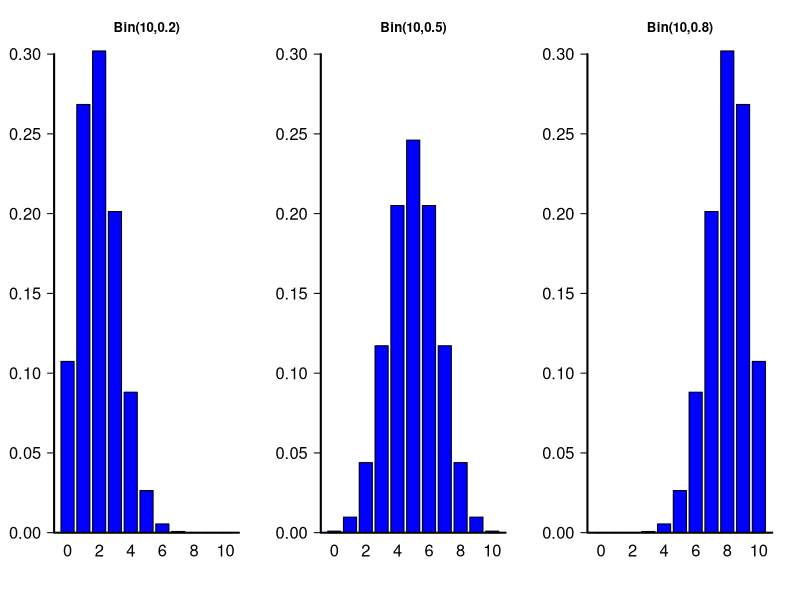
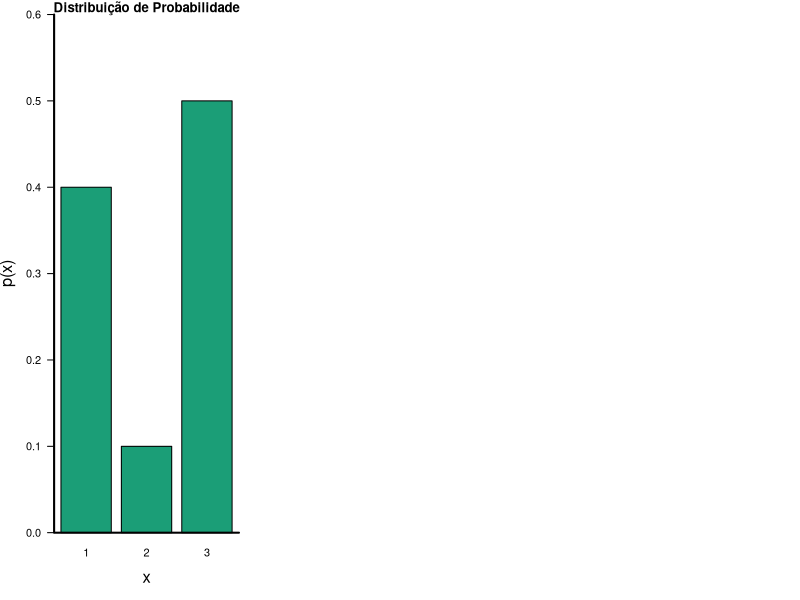
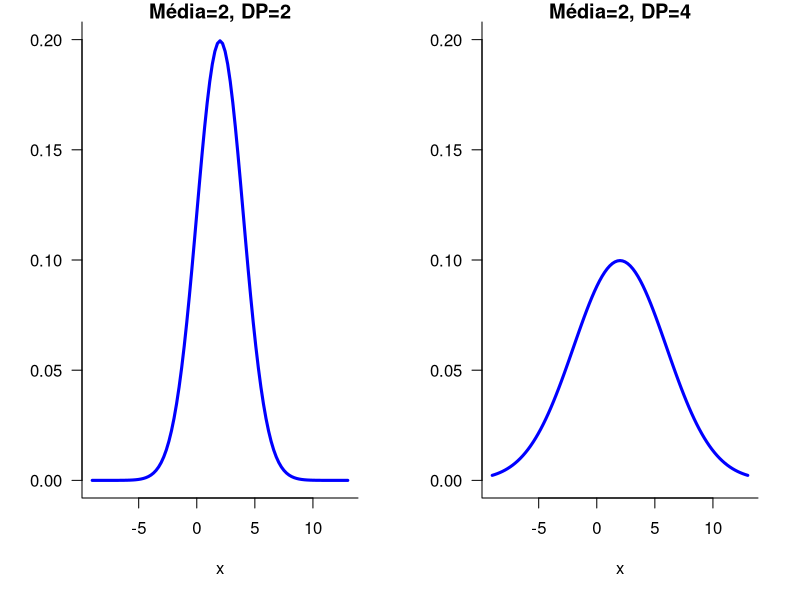
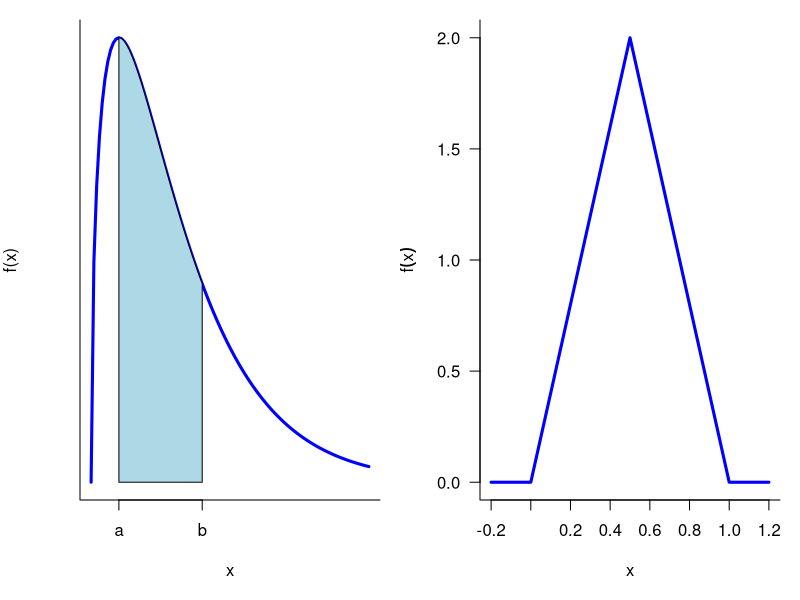
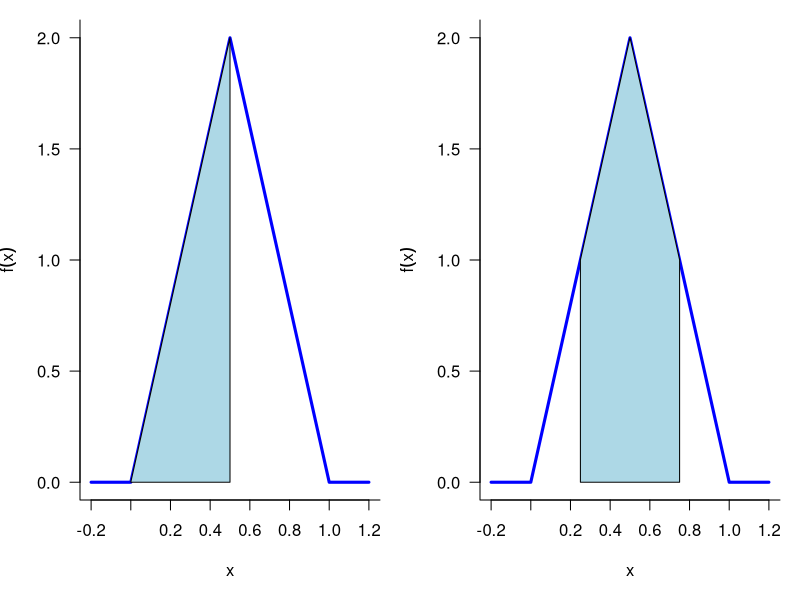
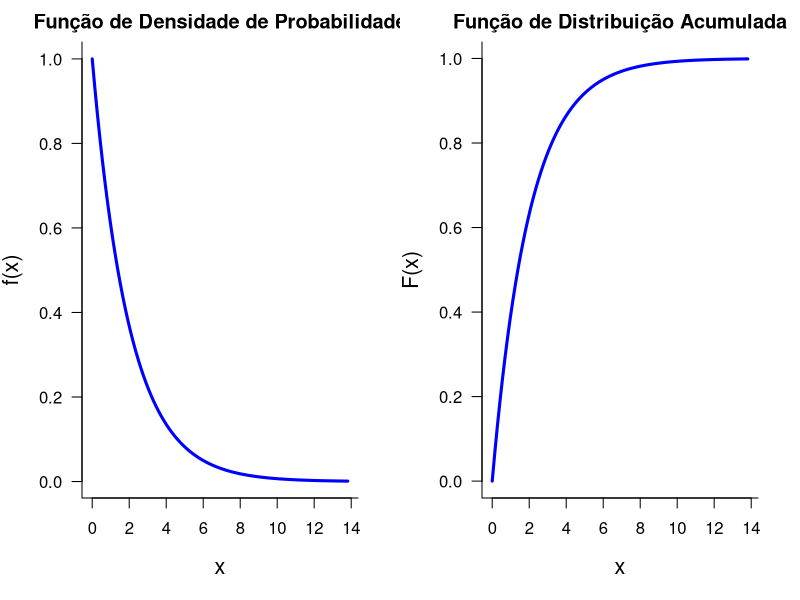

Here is the R script that generated these plots, in order:
## ---- chunk 1
binomial <- function(n, ...){
  ps <- c(.2, .5, .8)
  x <- 0:n
  par(mfrow=c(1, 3))
  for(i in 1:3){
    px <- dbinom(x, size=n, prob=ps[i])
    barplot(px, names.arg=0:n, col="blue", main=paste("Bin(", n, ",",  ps[i], ")", sep=""), 
            cex.lab=2, cex.axis=1.5, cex.names=1.5, las=1, ...)
    box(bty="l", lwd=2)
  }
}
binomial(10, ylim=c(0, .3))
## binomial(10)
## binomial(30)
## ---- chunk 2
library(RColorBrewer)
mycol <- brewer.pal(8,"Dark2")

p <- c(.4,.1,.5)
par(mar=c(5, 4, 1, 2) + .1)
barplot(p, names.arg=1:3, col=mycol[1], ylim=c(0, .6), ylab="p(x)", xlab="x",
        main="Distribuição de Probabilidade", cex.lab=1.5, cex.axis=1,
        cex.names=1, las=1)
box(bty="l", lwd=2)
## ---- chunk 3
# http://rgraphgallery.blogspot.com.br/2013/04/shaded-normal-curve.html
par(mfrow = c(1, 2))
 curve(dnorm(x, mean=2, sd=2), xlim=c(-9, 13), ylim=c(0,.2), 
       main="Média=2, DP=2", ylab=" ", lwd=3, col="blue", las=1, bty="l")
 
 curve(dnorm(x, mean=2, sd=4), xlim=c(-9, 13), ylim=c(0, .2), 
       main="Média=2, DP=4", ylab=" ", lwd=3, col="blue", las=1, bty="l")
## ---- chunk 4
a=1
b=4
codx <- c(a,seq(a, b, 0.01), b)
cody <- c(0, dchisq(seq(a, b, 0.01), df=3), 0)
par(mar = c(5, 4, 1, 1))
curve(dchisq(x, df=3), xlim=c(0, 10), main="", ylab="f(x)", xlab="x", xaxt='n', yaxt='n',
      col="blue", lwd=3, bty="l")
axis(1, at=c(a,b), labels=c(letters[1:2])) 
polygon(codx, cody, col='lightblue')
## ---- chunk 5
tri <- function(x, a=0, b=1, C=4)
{
  m <- 1/2
  tmp1 <- ifelse(x>=a & x<m , C*x, 0)
  tmp2 <- ifelse(x >=m & x <=1, C*(1-x), 0)
  fx <- tmp1 + tmp2
  return(fx)
}
x <- seq(from = -.2, to = 1.2, by = 0.001)
par(mar = c(5, 4, 1, 1))
plot(x, tri(x), type = "l", lty = 1, col="blue", ylab = expression(f(x)),
     lwd=3, las=1, bty="l")
## ---- chunk 6
par(mar = c(5, 4, 1, 1))
plot(x, tri(x), type = "l", lty = 1, col="blue", ylab = expression(f(x)), lwd=3, las=1, bty="l")
a=0
b=1/2
codx <- c(a, seq(a, b, 0.01), b)
cody <- c(0, tri(seq(a, b, 0.01)), 0)
#axis(1, at=c(a, b)) 
polygon(codx, cody, col='lightblue')
## ---- chunk 7
par(mar = c(5, 4, 1, 1))
plot(x, tri(x), type = "l", lty = 1, col="blue", ylab = expression(f(x)), lwd=3, las=1, bty="l")
a=1/4
b=3/4
codx <- c(a, seq(a, b, 0.01), b)
cody <- c(0, tri(seq(a, b, 0.01)), 0)
#axis(1, at=c(a, b)) 
polygon(codx, cody, col='lightblue')
## ---- chunk 8
lambda = .5
maxi = qexp(rate=lambda,.999)
par(mar=c(5, 4, 2, 2) + .1)
curve(exp(-lambda*x), 0, maxi, xlab = "x", ylab = "f(x)", type = "l", bty="l", las=1, col="blue", lwd=3, cex.lab=1.3, main="Função de Densidade de Probabilidade")

par(mar=c(5, 4, 2, 2) + .1)
curve(1-exp(-lambda*x), 0, maxi, xlab = "x", ylab = "F(x)", type = "l", bty="l", las=1, col="blue", lwd=3, cex.lab=1.3, main="Função de Distribuição Acumulada")
